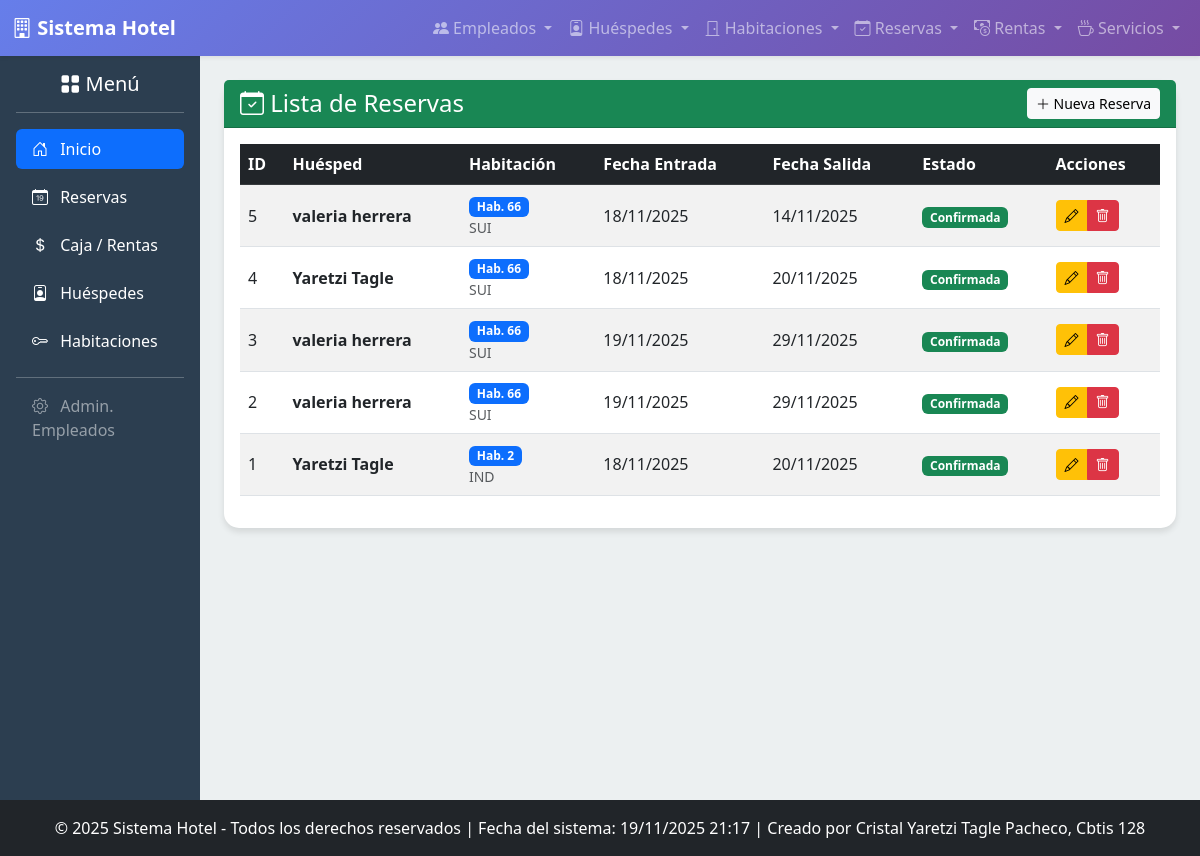
Screenshot of /reservas/ver/ with the database file from the repository.
### app_Hotel/models.py (models this page shows, shortened)
class Reserva(models.Model):
    ESTADO_CHOICES = [
        ('PEN', 'Pendiente'),
        ('CON', 'Confirmada'),
        ('CAN', 'Cancelada'),
        ('FIN', 'Finalizada'),
    ]
    cliente = models.ForeignKey(Huesped, on_delete=models.CASCADE, related_name='reservas')
    habitacion = models.ForeignKey(Habitacion, on_delete=models.SET_NULL, null=True, related_name='reservas')
    fecha_reserva = models.DateTimeField(auto_now_add=True)
    fecha_entrada = models.DateField()
    fecha_salida = models.DateField()
    estado = models.CharField(max_length=3, choices=ESTADO_CHOICES, default='PEN')
    observaciones = models.TextField(blank=True, null=True)
    class Meta:
        verbose_name = "Reserva"
        verbose_name_plural = "Reservas"

class Huesped(models.Model):
    nombre = models.CharField(max_length=100)
    apellido = models.CharField(max_length=100)
    telefono = models.CharField(max_length=15)
    email = models.EmailField(unique=True)
    fecha_registro = models.DateTimeField(auto_now_add=True)
    direccion = models.TextField()
    registrado_por = models.ForeignKey(
        Empleado,
        on_delete=models.SET_NULL,
        null=True,
        blank=True,
        related_name='huespedes_registrados',
        help_text='Empleado que realizó el registro del huésped.'
    )
    habitaciones = models.ManyToManyField(
        Habitacion,
        related_name='huespedes_actuales',
        blank=True,
        help_text='Habitaciones actualmente ocupadas por este huésped.'
    )
    class Meta:
        verbose_name_plural = "Huéspedes"
        ordering = ['apellido']

class Habitacion(models.Model):
    TIPOS_HABITACION = (
        ('IND', 'Individual'),
        ('DOB', 'Doble'),
        ('SUI', 'Suite'),
        ('FAM', 'Familiar'),
    )
    ESTADOS_LIMPIEZA = (
        ('LIM', 'Limpia'),
        ('SUC', 'Sucia'),
        ('MNT', 'En Mantenimiento'),
    )
    numero = models.IntegerField(unique=True)
    tipo = models.CharField(max_length=3, choices=TIPOS_HABITACION)
    capacidad = models.IntegerField(help_text='Máximo número de personas.')
    precio_por_noche = models.DecimalField(max_digits=8, decimal_places=2)
    disponibles = models.BooleanField(default=True, help_text='Indica si la habitación está lista para ser reservada.')
    piso = models.IntegerField()
    estado_limpieza = models.CharField(max_length=3, choices=ESTADOS_LIMPIEZA, default='LIM')
    class Meta:
        verbose_name_plural = "Habitaciones"
        ordering = ['numero']

### app_Hotel/views.py (the view)
# urls.py: path('reservas/ver/', views.ver_reservas, name='ver_reservas'),
def ver_reservas(request):
    reservas = Reserva.objects.all().order_by('-fecha_reserva')
    return render(request, 'reservas/ver_reservas.html', {'reservas': reservas})

### app_Hotel/templates/reservas/ver_reservas.html (shortened to what this page needs)
{% extends 'base.html' %}
{% block content %}
<div class="row">
    <div class="col-12">
        <div class="card">
            <div class="card-header bg-success text-white d-flex justify-content-between align-items-center">
                <h4 class="mb-0"><i class="bi bi-calendar-check"></i> Lista de Reservas</h4>
                <a href="{% url 'agregar_reserva' %}" class="btn btn-light btn-sm">
                    <i class="bi bi-plus-lg"></i> Nueva Reserva
                </a>
            </div>
            <div class="card-body">
                <div class="table-responsive">
                    <table class="table table-striped table-hover align-middle">
                        <thead class="table-dark">
                            <tr>
                                <th>ID</th>
                                <th>Huésped</th>
                                <th>Habitación</th>
                                <th>Fecha Entrada</th>
                                <th>Fecha Salida</th>
                                <th>Estado</th>
                                <th>Acciones</th>
                            </tr>
                        </thead>
                        <tbody>
                            {% for reserva in reservas %}
                            <tr>
                                <td>{{ reserva.id }}</td>
                                <td>
                                    <div class="fw-bold">
                                        {{ reserva.cliente.nombre }} {{ reserva.cliente.apellido|default:"" }}
                                    </div>
                                </td>
                                <td>
                                    <span class="badge bg-primary">
                                        Hab. {{ reserva.habitacion.numero }}
                                    </span>
                                    <small class="text-muted d-block">{{ reserva.habitacion.tipo }}</small>
                                </td>
                                <td>{{ reserva.fecha_entrada|date:"d/m/Y" }}</td>
                                <td>{{ reserva.fecha_salida|date:"d/m/Y" }}</td>
                                <td>
                                    {% if reserva.estado == 'cancelada' %}
                                        <span class="badge bg-danger">Cancelada</span>
                                    {% else %}
                                        <span class="badge bg-success">Confirmada</span>
                                    {% endif %}
                                </td>
                                <td>
                                    <div class="btn-group" role="group">
                                        <a href="{% url 'realizar_actualizacion_reserva' reserva.id %}" class="btn btn-warning btn-sm" title="Editar">
                                            <i class="bi bi-pencil"></i>
                                        </a>
                                        <a href="{% url 'realizar_borrado_reserva' reserva.id %}"
                                           class="btn btn-danger btn-sm"
                                           title="Eliminar"
                                           onclick="return confirm('¿Estás seguro de eliminar la reserva #{{ reserva.id }}?')">
                                            <i class="bi bi-trash"></i>
                                        </a>
                                    </div>
                                </td>
                            </tr>
                            {% endfor %}
                        </tbody>
                    </table>
                </div>
            </div>
        </div>
    </div>
</div>
{% endblock %}

### app_Hotel/templates/base.html (shortened to what this page needs)
<!DOCTYPE html>
<html lang="es">
<head>
    <link href="https://cdn.jsdelivr.net/npm/bootstrap@5.3.0/dist/css/bootstrap.min.css" rel="stylesheet">
    <link rel="stylesheet" href="https://cdn.jsdelivr.net/npm/bootstrap-icons@1.10.0/font/bootstrap-icons.css">
</head>
<body>
    {% include 'navbar.html' %}
    <div class="container-fluid">
        <div class="row">
            <div class="col-md-2 sidebar p-0">
                {% include 'header.html' %}
            </div>
            <div class="col-md-10 main-content p-4">
                {% block content %}
                {% endblock %}
            </div>
        </div>
    </div>
    {% include 'footer.html' %}
</body>
</html>

### app_Hotel/templates/navbar.html (shortened to what this page needs)
<nav class="navbar navbar-expand-lg navbar-dark shadow-sm">
    <div class="container-fluid">
        <a class="navbar-brand fw-bold" href="{% url 'inicio_hotel' %}">
            <i class="bi bi-building"></i> Sistema Hotel
        </a>
        <div class="collapse navbar-collapse" id="navbarNav">
            <div class="navbar-nav ms-auto">
                <li class="nav-item dropdown">
                    <a class="nav-link dropdown-toggle" href="#" role="button" data-bs-toggle="dropdown">
                        <i class="bi bi-people-fill"></i> Empleados
                    </a>
                </li>
                <li class="nav-item dropdown">
                    <a class="nav-link dropdown-toggle" href="#" role="button" data-bs-toggle="dropdown">
                        <i class="bi bi-person-badge"></i> Huéspedes
                    </a>
                </li>
                <li class="nav-item dropdown">
                    <a class="nav-link dropdown-toggle" href="#" role="button" data-bs-toggle="dropdown">
                        <i class="bi bi-door-closed"></i> Habitaciones
                    </a>
                </li>
                <li class="nav-item dropdown">
                    <a class="nav-link dropdown-toggle" href="#" role="button" data-bs-toggle="dropdown">
                        <i class="bi bi-calendar-check"></i> Reservas
                    </a>
                </li>
                <li class="nav-item dropdown">
                    <a class="nav-link dropdown-toggle" href="#" role="button" data-bs-toggle="dropdown">
                        <i class="bi bi-cash-coin"></i> Rentas
                    </a>
                </li>
                <li class="nav-item dropdown">
                    <a class="nav-link dropdown-toggle" href="#" role="button" data-bs-toggle="dropdown">
                        <i class="bi bi-cup-hot"></i> Servicios
                    </a>
                </li>
            </div>
        </div>
    </div>
</nav>

### app_Hotel/templates/header.html
<div class="p-3 text-white">
    <h5 class="text-center mb-3">
        <i class="bi bi-grid-fill"></i> Menú
    </h5>
    <hr class="bg-light">
    <ul class="nav nav-pills flex-column mb-auto">
        <li class="nav-item mb-2">
            <a href="{% url 'inicio_hotel' %}" class="nav-link text-white active" aria-current="page">
                <i class="bi bi-house-door me-2"></i> Inicio
            </a>
        </li>
        <li class="nav-item mb-2">
            <a href="{% url 'ver_reservas' %}" class="nav-link text-white">
                <i class="bi bi-calendar-date me-2"></i> Reservas
            </a>
        </li>
        <li class="nav-item mb-2">
            <a href="{% url 'ver_rentas' %}" class="nav-link text-white">
                <i class="bi bi-currency-dollar me-2"></i> Caja / Rentas
            </a>
        </li>
        <li class="nav-item mb-2">
            <a href="{% url 'ver_huespedes' %}" class="nav-link text-white">
                <i class="bi bi-person-badge me-2"></i> Huéspedes
            </a>
        </li>
        <li class="nav-item mb-2">
            <a href="{% url 'ver_habitaciones' %}" class="nav-link text-white">
                <i class="bi bi-key me-2"></i> Habitaciones
            </a>
        </li>
        <hr class="bg-light my-2">
        <li class="nav-item">
            <a href="{% url 'ver_empleados' %}" class="nav-link text-white-50 small">
                <i class="bi bi-gear me-2"></i> Admin. Empleados
            </a>
        </li>
    </ul>
</div>

### app_Hotel/templates/footer.html
<footer class="bg-dark text-white text-center py-3 fixed-bottom">
    <div class="container">
        <p class="mb-0">
            &copy; {% now "Y" %} Sistema Hotel - Todos los derechos reservados |
            Fecha del sistema: {% now "d/m/Y H:i" %} |
            Creado por Cristal Yaretzi Tagle Pacheco, Cbtis 128
        </p>
    </div>
</footer>

### app_Hotel/templates/base.html (style rules this page uses)
body { background-color: #f8f9fa; font-family: 'Segoe UI', Tahoma, Geneva, Verdana, sans-serif; }
.navbar { background: linear-gradient(135deg, #667eea 0%, #764ba2 100%); }
.sidebar { background-color: #2c3e50; min-height: 100vh; }
.main-content { background-color: #ecf0f1; }
.card { border: none; border-radius: 15px; box-shadow: 0 4px 6px rgba(0,0,0,0.1); transition: transform 0.3s ease; }

### rows the page displays
Reserva: id "5", cliente.nombre "valeria", cliente.apellido "herrera", habitacion.numero "66", habitacion.tipo "SUI", fecha_entrada "18/11/2025", fecha_salida "14/11/2025", estado "Confirmada"
Reserva: id "4", cliente.nombre "Yaretzi", cliente.apellido "Tagle", habitacion.numero "66", habitacion.tipo "SUI", fecha_entrada "18/11/2025", fecha_salida "20/11/2025", estado "Confirmada"
Reserva: id "3", cliente.nombre "valeria", cliente.apellido "herrera", habitacion.numero "66", habitacion.tipo "SUI", fecha_entrada "19/11/2025", fecha_salida "29/11/2025", estado "Confirmada"
Reserva: id "2", cliente.nombre "valeria", cliente.apellido "herrera", habitacion.numero "66", habitacion.tipo "SUI", fecha_entrada "19/11/2025", fecha_salida "29/11/2025", estado "Confirmada"
Reserva: id "1", cliente.nombre "Yaretzi", cliente.apellido "Tagle", habitacion.numero "2", habitacion.tipo "IND", fecha_entrada "18/11/2025", fecha_salida "20/11/2025", estado "Confirmada"
